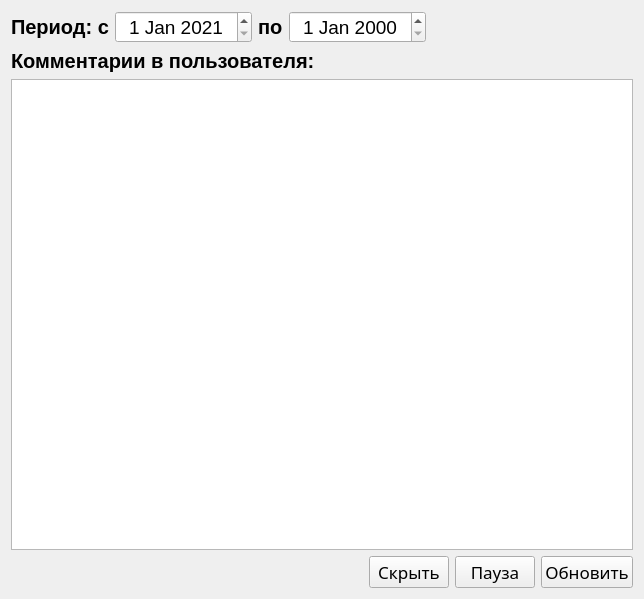
<?xml version="1.0" encoding="UTF-8"?>
<ui version="4.0">
 <class>Form</class>
 <widget class="QWidget" name="Form">
  <property name="geometry">
   <rect>
    <x>0</x>
    <y>0</y>
    <width>644</width>
    <height>599</height>
   </rect>
  </property>
  <property name="minimumSize">
   <size>
    <width>644</width>
    <height>599</height>
   </size>
  </property>
  <property name="windowTitle">
   <string>Form</string>
  </property>
  <layout class="QGridLayout" name="gridLayout">
   <item row="2" column="0">
    <widget class="QTextEdit" name="comm_info">
     <property name="font">
      <font>
       <pointsize>19</pointsize>
      </font>
     </property>
     <property name="readOnly">
      <bool>true</bool>
     </property>
    </widget>
   </item>
   <item row="1" column="0">
    <layout class="QHBoxLayout" name="horizontalLayout_2">
     <item>
      <widget class="QLabel" name="subscrTitle">
       <property name="sizePolicy">
        <sizepolicy hsizetype="Fixed" vsizetype="Fixed">
         <horstretch>0</horstretch>
         <verstretch>0</verstretch>
        </sizepolicy>
       </property>
       <property name="font">
        <font>
         <family>Arial</family>
         <pointsize>15</pointsize>
         <weight>75</weight>
         <bold>true</bold>
        </font>
       </property>
       <property name="text">
        <string>Комментарии в пользователя:</string>
       </property>
      </widget>
     </item>
     <item>
      <widget class="QLabel" name="error_msg">
       <property name="sizePolicy">
        <sizepolicy hsizetype="Minimum" vsizetype="Fixed">
         <horstretch>0</horstretch>
         <verstretch>0</verstretch>
        </sizepolicy>
       </property>
       <property name="font">
        <font>
         <family>Arial</family>
         <pointsize>15</pointsize>
        </font>
       </property>
       <property name="text">
        <string/>
       </property>
      </widget>
     </item>
    </layout>
   </item>
   <item row="0" column="0">
    <layout class="QHBoxLayout" name="horizontalLayout_3">
     <property name="spacing">
      <number>6</number>
     </property>
     <item>
      <widget class="QLabel" name="label">
       <property name="sizePolicy">
        <sizepolicy hsizetype="Fixed" vsizetype="Preferred">
         <horstretch>0</horstretch>
         <verstretch>0</verstretch>
        </sizepolicy>
       </property>
       <property name="font">
        <font>
         <family>Arial</family>
         <pointsize>15</pointsize>
         <weight>75</weight>
         <bold>true</bold>
        </font>
       </property>
       <property name="text">
        <string>Период: с</string>
       </property>
      </widget>
     </item>
     <item>
      <widget class="QDateEdit" name="old_date">
       <property name="sizePolicy">
        <sizepolicy hsizetype="Fixed" vsizetype="Fixed">
         <horstretch>0</horstretch>
         <verstretch>0</verstretch>
        </sizepolicy>
       </property>
       <property name="font">
        <font>
         <pointsize>14</pointsize>
        </font>
       </property>
       <property name="alignment">
        <set>Qt::AlignCenter</set>
       </property>
       <property name="minimumDate">
        <date>
         <year>2021</year>
         <month>1</month>
         <day>1</day>
        </date>
       </property>
       <property name="calendarPopup">
        <bool>false</bool>
       </property>
      </widget>
     </item>
     <item>
      <widget class="QLabel" name="label_2">
       <property name="sizePolicy">
        <sizepolicy hsizetype="Fixed" vsizetype="Preferred">
         <horstretch>0</horstretch>
         <verstretch>0</verstretch>
        </sizepolicy>
       </property>
       <property name="font">
        <font>
         <family>Arial</family>
         <pointsize>15</pointsize>
         <weight>75</weight>
         <bold>true</bold>
        </font>
       </property>
       <property name="text">
        <string>по</string>
       </property>
      </widget>
     </item>
     <item>
      <widget class="QDateEdit" name="cur_date">
       <property name="sizePolicy">
        <sizepolicy hsizetype="Fixed" vsizetype="Fixed">
         <horstretch>0</horstretch>
         <verstretch>0</verstretch>
        </sizepolicy>
       </property>
       <property name="font">
        <font>
         <pointsize>14</pointsize>
        </font>
       </property>
       <property name="alignment">
        <set>Qt::AlignCenter</set>
       </property>
      </widget>
     </item>
     <item>
      <spacer name="horizontalSpacer_2">
       <property name="orientation">
        <enum>Qt::Horizontal</enum>
       </property>
       <property name="sizeHint" stdset="0">
        <size>
         <width>40</width>
         <height>20</height>
        </size>
       </property>
      </spacer>
     </item>
    </layout>
   </item>
   <item row="3" column="0">
    <layout class="QHBoxLayout" name="horizontalLayout">
     <item>
      <spacer name="horizontalSpacer">
       <property name="orientation">
        <enum>Qt::Horizontal</enum>
       </property>
       <property name="sizeHint" stdset="0">
        <size>
         <width>40</width>
         <height>20</height>
        </size>
       </property>
      </spacer>
     </item>
     <item>
      <widget class="QPushButton" name="back_btn">
       <property name="sizePolicy">
        <sizepolicy hsizetype="Fixed" vsizetype="Fixed">
         <horstretch>0</horstretch>
         <verstretch>0</verstretch>
        </sizepolicy>
       </property>
       <property name="font">
        <font>
         <family>Apple Symbols</family>
         <pointsize>13</pointsize>
         <weight>50</weight>
         <bold>false</bold>
        </font>
       </property>
       <property name="text">
        <string>Скрыть</string>
       </property>
       <property name="shortcut">
        <string>Esc</string>
       </property>
      </widget>
     </item>
     <item>
      <widget class="QPushButton" name="pause_btn">
       <property name="sizePolicy">
        <sizepolicy hsizetype="Fixed" vsizetype="Fixed">
         <horstretch>0</horstretch>
         <verstretch>0</verstretch>
        </sizepolicy>
       </property>
       <property name="font">
        <font>
         <family>Apple Symbols</family>
         <pointsize>13</pointsize>
         <weight>50</weight>
         <bold>false</bold>
        </font>
       </property>
       <property name="text">
        <string>Пауза</string>
       </property>
      </widget>
     </item>
     <item>
      <widget class="QPushButton" name="update_info">
       <property name="sizePolicy">
        <sizepolicy hsizetype="Fixed" vsizetype="Fixed">
         <horstretch>0</horstretch>
         <verstretch>0</verstretch>
        </sizepolicy>
       </property>
       <property name="font">
        <font>
         <family>Apple Symbols</family>
         <pointsize>13</pointsize>
         <weight>50</weight>
         <bold>false</bold>
        </font>
       </property>
       <property name="text">
        <string>Обновить</string>
       </property>
       <property name="shortcut">
        <string>Return</string>
       </property>
      </widget>
     </item>
    </layout>
   </item>
  </layout>
 </widget>
 <resources/>
 <connections/>
</ui>
